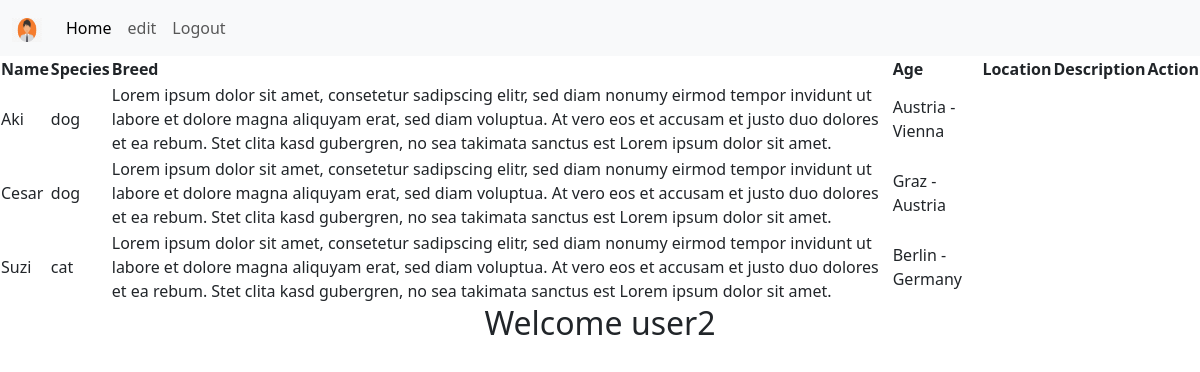
The page /home_adam.php (signed in) on the database its author committed.
### tables this page shows
CREATE TABLE `users` (
  `id` int(11) NOT NULL,
  `username` varchar(255) NOT NULL,
  `password` varchar(255) NOT NULL,
  `email` varchar(255) NOT NULL,
  `registration_date` date DEFAULT curdate(),
  `pictures` varchar(255) DEFAULT NULL,
  `role` enum('user','admin') DEFAULT 'user'
);

CREATE TABLE `pets` (
  `id` int(11) NOT NULL,
  `name` varchar(255) DEFAULT NULL,
  `species` enum('dog','cat','bird','hamster','fish') DEFAULT NULL,
  `description` text DEFAULT NULL,
  `location` varchar(255) DEFAULT NULL,
  `added_by` int(11) DEFAULT NULL,
  `breed` varchar(100) DEFAULT 'No Breed',
  `status` enum('not adopted','adopted','pending') DEFAULT 'not adopted',
  `age` int(11) NOT NULL,
  `image` varchar(150) DEFAULT 'avatar.jpg',
  `size` enum('small','medium','big') NOT NULL
);

### home_adam.php (the view, shortened to what this page needs)
<?php
    require_once "db_connect.php";
    $sql = "SELECT * FROM users WHERE id = {$_SESSION["user"]}";
    $result = mysqli_query($connection, $sql);
    $row = mysqli_fetch_assoc($result);
$query = "SELECT * FROM pets";
$result = $connection->query($query);
?>
<!DOCTYPE html>
<html lang="en">
<head>
    <link href="https://cdn.jsdelivr.net/npm/bootstrap@5.3.0/dist/css/bootstrap.min.css" rel="stylesheet">
</head>
<body>
    <nav class="navbar navbar-expand-lg bg-body-tertiary">
        <div class="container-fluid">
            <a class="navbar-brand" href="#">
                <img src="pictures/<?= $row["pictures"] ?>" alt="user pic" width="30" height="24">
            </a>
            <ul class="navbar-nav me-auto mb-2 mb-lg-0">
                <li class="nav-item">
                    <a class="nav-link active" aria-current="page" href="#">Home</a>
                </li>
                <li class="nav-item">
                <a class="nav-link" href="login_logout_register_crud/update.php?id=<?= $row["id"] ?>">edit</a>
                </li>
                <li class="nav-item">
                    <a class="nav-link" href="user_crud/logout.php?logout">Logout</a>
                </li>
            </ul>
        </div>
    </nav>
    <table>
    <thead>
        <tr>
            <th>Name</th>
            <th>Species</th>
            <th>Breed</th>
            <th>Age</th>
            <th>Location</th>
            <th>Description</th>
            <th>Action</th>
        </tr>
    </thead>
    <tbody>
        <?php while($petRow = $result->fetch_assoc()): ?>
            <tr>
                <td><?= $petRow['name'] ?></td>
                <td><?= $petRow['species'] ?></td>
                <td><?= $petRow['description'] ?></td>
                <td><?= $petRow['location'] ?></td>
            </tr>
        <?php endwhile; ?>
    </tbody>
</table>
    <h2 class="text-center">Welcome <?= $row["username"] ?></h2>
</body>
</html>

### rows shown on the page
users: pictures (picture), username "user2"
pets: name "Aki", species "dog", description "Lorem ipsum dolor sit amet, consetetur sadipscing elitr, sed diam nonumy eirmod tempor invidunt ut labore et dolore magna aliquyam erat, sed diam voluptua. At vero eos et accusam et justo duo dolores et ea rebum. Stet clita kasd gubergren, no sea takimata sanctus est Lorem ipsum dolor sit amet.", location "Austria -Vienna"
pets: name "Cesar", species "dog", description "Lorem ipsum dolor sit amet, consetetur sadipscing elitr, sed diam nonumy eirmod tempor invidunt ut labore et dolore magna aliquyam erat, sed diam voluptua. At vero eos et accusam et justo duo dolores et ea rebum. Stet clita kasd gubergren, no sea takimata sanctus est Lorem ipsum dolor sit amet.", location "Graz - Austria"
pets: name "Suzi", species "cat", description "Lorem ipsum dolor sit amet, consetetur sadipscing elitr, sed diam nonumy eirmod tempor invidunt ut labore et dolore magna aliquyam erat, sed diam voluptua. At vero eos et accusam et justo duo dolores et ea rebum. Stet clita kasd gubergren, no sea takimata sanctus est Lorem ipsum dolor sit amet.", location "Berlin - Germany"
